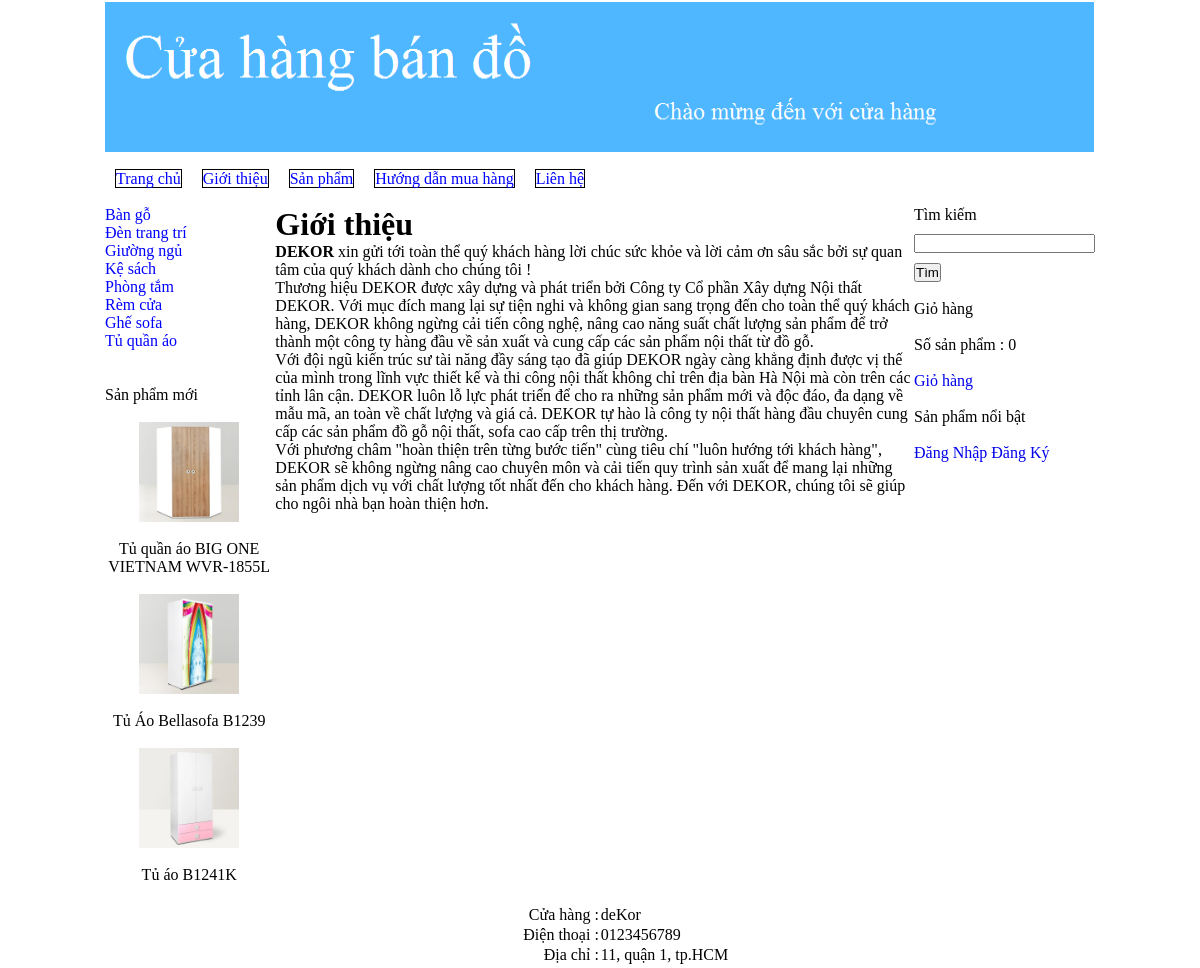
The page /?thamso=xuat_mot_tin&id=1 on the database its author committed.
### tables this page shows
CREATE TABLE `banner` (
  `id` int(11) NOT NULL,
  `hinh` varchar(256) NOT NULL,
  `rong` varchar(256) NOT NULL,
  `cao` varchar(256) NOT NULL
);

CREATE TABLE `menu_ngang` (
  `id` int(11) NOT NULL,
  `ten` varchar(256) NOT NULL,
  `noi_dung` mediumtext NOT NULL,
  `loai_menu` varchar(256) NOT NULL
);

CREATE TABLE `menu_doc` (
  `id` int(11) NOT NULL,
  `ten` varchar(256) NOT NULL
);

CREATE TABLE `san_pham` (
  `id` int(11) NOT NULL,
  `ten` varchar(256) NOT NULL,
  `gia` int(255) NOT NULL,
  `hinh_anh` varchar(256) NOT NULL,
  `noi_dung` mediumtext NOT NULL,
  `thuoc_menu` int(255) NOT NULL,
  `noi_bat` varchar(256) NOT NULL,
  `trang_chu` varchar(256) NOT NULL,
  `sap_xep_trang_chu` int(255) NOT NULL
);

CREATE TABLE `footer` (
  `id` int(11) NOT NULL,
  `html` mediumtext NOT NULL
);

### chuc_nang/menu_doc/menu_doc.php (the view, shortened to what this page needs)
<?php
	$conn = new mysqli("localhost", "root", "", "ban_hang");
	$tv = "SELECT * FROM menu_doc ORDER BY id";
	$tv_1 = $conn->query($tv);
	echo "<div class='menu_doc'>";
	while ($tv_2 = $tv_1->fetch_assoc()) {
		$link = "?thamso=xuat_san_pham&id=" . $tv_2['id'];
		echo "<a href='$link'>" . $tv_2['ten'] . "</a>";
	}
	echo "</div>";
?>

### index.php (shortened to what this page needs)
<html>
	<head>
		<link rel="stylesheet" type="text/css" href="./giao_dien/giao_dien.css">
	</head>
	<body>
		<center>
			<table width="990px">
				<tr>
					<td colspan="3"><?php include("chuc_nang/banner/banner.php"); ?></td>
				</tr>
				<tr>
					<td colspan="3" height="50px">
						<?php
							include("chuc_nang/menu_ngang/menu_ngang.php");
						?>
					</td>
				</tr>
				<tr>
					<td width="170px" valign="top" >
					<?php
						include("chuc_nang/menu_doc/menu_doc.php");
						include("chuc_nang/san_pham/moi.php");
					?>
					</td>
					<td width="650px" valign="top" >
						<?php
							include("chuc_nang/dieu_huong.php");
						?>
					</td>
					<td width="170px" valign="top" >
					<?php
						include("chuc_nang/tim_kiem/vung_tim_kiem.php");
						include("chuc_nang/gio_hang/vung_gio_hang.php");
						include("chuc_nang/san_pham/noi_bat.php");
					?>
					<div class="hcl" style>
							<a href="./register/dangnhap.php">Đăng Nhập</a>
							<a href="./register/dangky.php">Đăng Ký</a>
						</div>
					</td>
				</tr>
				<tr>
					<td colspan="3"><?php include("chuc_nang/footer/footer.php"); ?></td>
				</tr>
			</table>
		</center>
	</body>
</html>

### chuc_nang/banner/banner.php (shortened to what this page needs)
<?php
	$conn = new mysqli("localhost", "root", "", "ban_hang");
	$tv = "SELECT * FROM banner LIMIT 0,1";
	$tv_1 = $conn->query($tv);
	$tv_2 = $tv_1->fetch_assoc();
	$link_hinh = "hinh_anh/banner/".$tv_2['hinh'];
	echo "<img"." src='".$link_hinh."' width='".$tv_2['rong']."' height='".$tv_2['cao']."' >";
?>

### chuc_nang/menu_ngang/menu_ngang.php (shortened to what this page needs)
<?php
	$conn = new mysqli("localhost", "root", "", "ban_hang");
	$tv = "SELECT id, ten, loai_menu FROM menu_ngang ORDER BY id";
	$tv_1 = $conn->query($tv);
	echo "<div class='menu_ngang'>";
	echo "<a href='index.php'>Trang chủ</a>";
	while ($tv_2 = $tv_1->fetch_assoc()) {
		if ($tv_2['loai_menu'] == "") {
			$link_menu = "?thamso=xuat_mot_tin&id=" . $tv_2['id'];
		}
		if ($tv_2['loai_menu'] == "san_pham") {
			$link_menu = "?thamso=xuat_san_pham_2";
		}
		echo "<a href='$link_menu'>" . $tv_2['ten'] . "</a>";
	}
	echo "</div>";
?>

### chuc_nang/san_pham/moi.php (shortened to what this page needs)
<br><br>
Sản phẩm mới <br><br>
<center>
	<?php
		$conn = new mysqli("localhost", "root", "", "ban_hang");
		$tv = "SELECT id, ten, hinh_anh FROM san_pham ORDER BY id DESC LIMIT 0,3";
		$tv_1 = $conn->query($tv);
		while($tv_2 = $tv_1->fetch_assoc()) {
			$link_anh = "hinh_anh/san_pham/" . $tv_2['hinh_anh'];
			$link_chi_tiet = "?thamso=chi_tiet_san_pham&id=" . $tv_2['id'];
			echo "<a href='$link_chi_tiet' >";
				echo "<img src='$link_anh' width='100px' >";
			echo "</a>";
			echo "<br><br>";
			echo $tv_2['ten'];
			echo "<br>";
			echo "<br>";
		}
	?>
</center>

### chuc_nang/dieu_huong.php (shortened to what this page needs)
<?php
	if(isset($_GET['thamso']))
		$tham_so=$_GET['thamso'];
	else
		$tham_so="";
	switch($tham_so)
	{
		case "xuat_mot_tin":
			include("chuc_nang/xuat_mot_tin.php");
		break;
	}
?>

### chuc_nang/xuat_mot_tin.php
<?php
	$id=$_GET['id'];
	$tv="select * from menu_ngang where id='$id'";
	$conn = new mysqli("localhost", "root", "", "ban_hang");
  $tv_1 = mysqli_query($conn, $tv);
  $tv_2 = mysqli_fetch_array($tv_1);
	echo "<h1>";
		echo $tv_2['ten'];
	echo "</h1>";
	echo $tv_2['noi_dung'];
?>

### chuc_nang/tim_kiem/vung_tim_kiem.php (shortened to what this page needs)
Tìm kiếm <br>
<form>
    <input type="text" name="tu_khoa" value="" style="margin-top:10px;margin-bottom:10px;" >
    <input type="submit" value="Tìm" >
</form>

### chuc_nang/gio_hang/vung_gio_hang.php (shortened to what this page needs)
<br>
Giỏ hàng <br><br>
<?php
	$so_luong=0;
?>
Số sản phẩm : <?php echo $so_luong; ?>
<br><br>
<a href="?thamso=gio_hang">Giỏ hàng</a>

### chuc_nang/san_pham/noi_bat.php (shortened to what this page needs)
<br><br>
Sản phẩm nổi bật <br><br>

### chuc_nang/footer/footer.php
<?php
	$tv="select * from footer limit 0,1";
	$conn = new mysqli("localhost", "root", "", "ban_hang");
  $tv_1 = mysqli_query($conn, $tv);
  $tv_2 = mysqli_fetch_array($tv_1);
  echo $tv_2['html'];
?>

### giao_dien/giao_dien.css (style rules this page uses)
* { padding: 0; margin: 0; }
a { text-decoration: none; }
div.menu_ngang a { color:blue; margin-left: 10px; margin-right: 10px; text-decoration: none; border: 1px solid black; }
div.menu_doc a { color:blue; text-decoration: none; display:block; }

### rows shown on the page
banner: hinh (picture)
menu_ngang: ten "Giới thiệu", noi_dung "DEKOR xin gửi tới toàn thể quý khách hàng lời chúc sức khỏe và lời cảm ơn sâu sắc bởi sự quan tâm của quý khách dành cho chúng tôi ! Thương hiệu DEKOR được xây dựng và phát triển bởi Công ty Cổ phần Xây dựng Nội thất DEKOR. Với mục đích mang lại sự tiện nghi và không gian sang trọng đến cho toàn thể quý khách hàng, DEKOR không ngừng cải tiến công nghệ, nâng cao năng suất chất lượng sản phẩm để trở thành một công ty hàng đầu về sản xuất và cung cấp các sản phẩm nội thất từ đồ gỗ. Với đội ngũ kiến trúc sư tài năng đầy sáng tạo đã giúp DEKOR ngày càng khẳng định được vị thế của mình trong lĩnh vực thiết kế và thi công nội thất không chỉ trên địa bàn Hà Nội mà còn trên các tỉnh lân cận. DEKOR…"
menu_ngang: ten "Sản phẩm"
menu_ngang: ten "Hướng dẫn mua hàng"
menu_ngang: ten "Liên hệ"
menu_doc: ten "Bàn gỗ"
menu_doc: ten "Đèn trang trí"
menu_doc: ten "Giường ngủ"
menu_doc: ten "Kệ sách"
menu_doc: ten "Phòng tắm"
menu_doc: ten "Rèm cửa"
menu_doc: ten "Ghế sofa"
menu_doc: ten "Tủ quần áo"
san_pham: hinh_anh (picture), ten "Tủ quần áo BIG ONE VIETNAM WVR-1855L"
san_pham: hinh_anh (picture), ten "Tủ Áo Bellasofa B1239"
san_pham: hinh_anh (picture), ten "Tủ áo B1241K"
footer: html "Cửa hàng : deKor Điện thoại : 0123456789 Địa chỉ : 11, quận 1, tp.HCM"

### other values the page prints
$so_luong "0"
